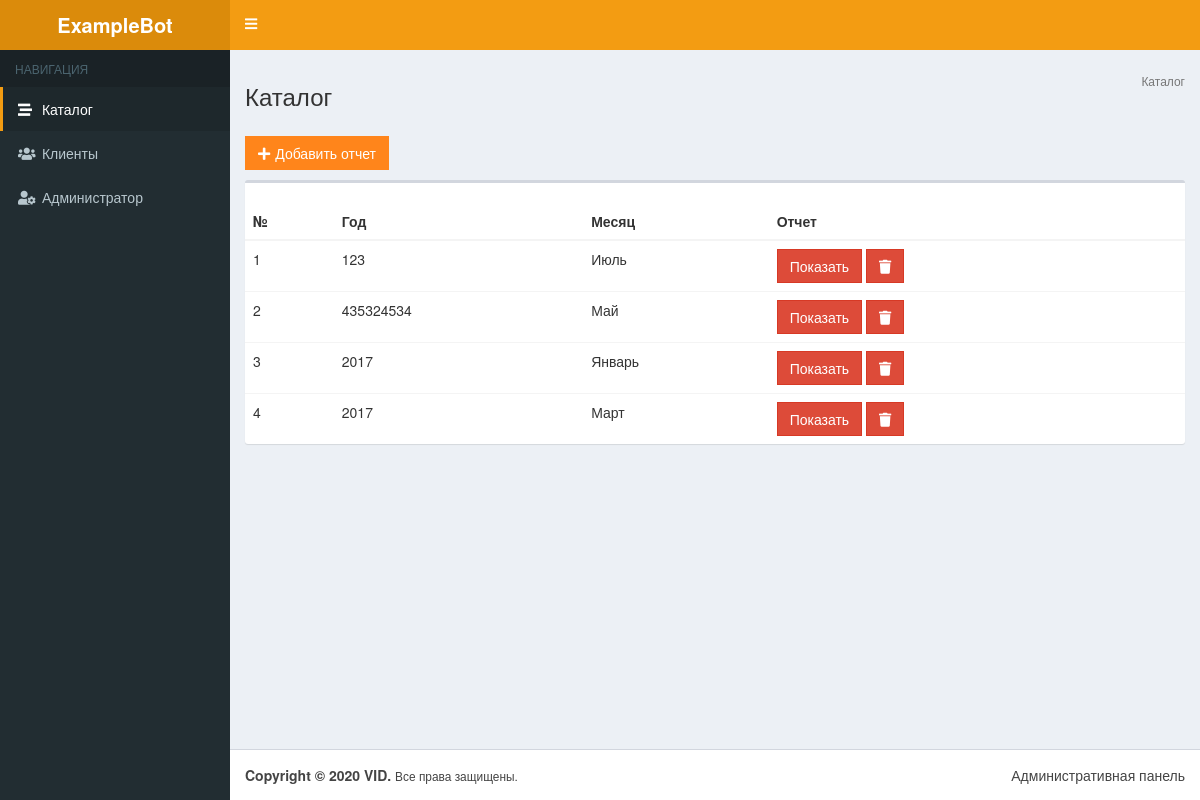
Screenshot of /account/xii/ with the database file from the repository.
### hello/models.py (models this page shows, shortened)
class Account(models.Model):
    pseudonym = models.CharField(null=True, max_length=40, verbose_name="Псевдоним")
    month = models.ForeignKey('month', null=True, on_delete=models.PROTECT, verbose_name="Месяц")
    year=models.IntegerField(null=True, verbose_name="Год")
    status = models.ForeignKey('Status', null = True, on_delete=models.PROTECT, verbose_name="Статус", blank=True)
    day_payment = models.CharField(verbose_name="Дата оплата", null=True, max_length=40)
    document = models.FileField(upload_to='%Y/%m/%d/', null=True)
    published = models.DateTimeField(db_index = True, null=True, auto_now_add=True)
    summa = models.CharField(max_length=20, null=True)
    card_number = models.CharField(max_length=50, null=True)
    comment = models.TextField(blank=True, null=True)

class month(models.Model):
    month = models.CharField(max_length=20, null=True)

### hello/views.py (the view)
# urls.py: path('account/<str:pse>/', accounts, name='account'),
def accounts(request, pse):
    accs = Account.objects.filter(pseudonym=pse)
    context = {'accounts': accs}
    return render(request, 'bot/account.html', context)

### hello/templates/bot/account.html (shortened to what this page needs)
{% load static %}
<!DOCTYPE html>
<html lang="ru" style="height: auto; min-height: 100%;"><head><meta http-equiv="Content-Type" content="text/html; charset=UTF-8">
    <link rel="stylesheet" href="https://stackpath.bootstrapcdn.com/bootstrap/3.4.1/css/bootstrap.min.css">
    <link rel="stylesheet" href="https://use.fontawesome.com/releases/v5.8.2/css/solid.css">
    <link rel="stylesheet" href="https://use.fontawesome.com/releases/v5.8.2/css/fontawesome.css">
    <link rel="stylesheet" href="{% static 'hello/AdminLTE.min.css' %}">
    <link rel="stylesheet" href="{% static 'hello/skin-yellow.min.css' %}">
    <link rel="stylesheet" href="{% static 'hello/app.css' %}">
  <link rel="stylesheet" href="{% static 'hello/css.css' %}">
</head>
<body class="skin-yellow sidebar-mini" style="height: auto; min-height: 100%;">
    <div class="wrapper" style="height: auto; min-height: 100%;">
        <header class="main-header">
            <a href="" class="logo">
                <span class="logo-lg"><b>ExampleBot</b></span>
            </a>
            <nav class="navbar navbar-static-top" role="navigation">
                <a href="" class="sidebar-toggle fas fa-bars" data-toggle="push-menu" role="button"></a>
            </nav>
        </header>
        <aside class="main-sidebar">
            <section class="sidebar">
                <ul class="sidebar-menu">
                    <li class="header">НАВИГАЦИЯ</li>
                    <li class="active"><a href="/folder/"><i class="fa fas fa-stream" aria-hidden="true"></i> <span>Каталог</span></a></li>
                    <li class=""><a href="/profiles/"><i class="fa fas fa-users"></i> <span>Клиенты</span></a></li>
                    <li class=""><a href="{% url 'editpassword' 1 %}"><i class="fa fas fa-user-cog"></i> <span>Администратор</span></a></li>
                </ul>
            </section>
        </aside>
  <div class="content-wrapper" style="min-height: 813px;">
    <section class="content-header">
      <h3>
          Каталог
      </h3>
      <ol class="breadcrumb">
    <li class="active">Каталог</li>
      </ol>
    </section>
    <section class="content container-fluid">
    <div class="row add-button">
        <div class="col-xs-4">
            <a href="{% url 'createacc' %}" class="btn btn-flat bg-orange"><i class="fas fa-plus"></i>Добавить отчет</a>
        </div>
    </div>
    <div class="row">
        <div class="col-xs-12">
            <div class="box">
                <div class="box-header">
                </div>
                <div class="box-body table-responsive no-padding">
                    <table class="table table-hover" id="userTable">
                        <thead>
                            <tr>
                                <th>№</th>
                                <th>Год</th>
                                <th>Месяц</th>
                                <th>Отчет</th>
                            </tr>
                        </thead>
                        <tbody>
                            {% for a in accounts %}
                            <tr>
                                <td>{{ forloop.counter }}</td>
                                <td>{{ a.year }}</td>
                                <td>{{ a.month.month }}</td>
                                <td><a href="{% url 'edit' a.pk %}" class="btn btn-danger btn-flat">Показать</a>
                                <a href="{% url 'deleteacc' a.pk %}" class="btn btn-danger btn-flat"><i class="fas fa-trash" aria-hidden="true"></i></a>
                                </td>
                            </tr>
                            {% endfor %}
                        </tbody>
                    </table>
                </div>
            </div>
        </div>
    </div>
    </section>
  </div>
  <footer class="main-footer">
    <div class="pull-right hidden-xs">
      Административная панель
    </div>
    <strong>Copyright © 2020 VID.</strong> <small>Все права защищены.</small>
  </footer>
    </div>
</body></html>

### hello/static/hello/app.css (style rules this page uses)
.fas.sidebar-toggle { line-height:1.4 }
.add-button .fa-plus,.form-buttons .back-button .fa-long-arrow-alt-left { padding-right:5px }
.add-button { margin-bottom:10px }

### rows the page displays
Account: year "123", month.month "Июль"
Account: year "435324534", month.month "Май"
Account: year "2017", month.month "Январь"
Account: year "2017", month.month "Март"
